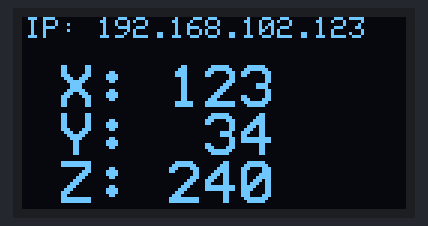
Bench run of a program on a simulated Raspberry Pi (BCM pin numbers). On the bench: 128×64 one-colour display. Library files of the repository ran but are not shown: ssd1306.py. At 3.1 s the program stops and its outputs stay as they are.

Above: at 0.1 s.

The program:

lcd.py
```python
import ssd1306
import time

lcd = ssd1306.SSD1306()

lcd.clear()
lcd.display(True)
#lcd.invert(False)

lcd.printat(0, 0, 'IP: 192.168.102.123')

lcd.print2at(2, 2, 'X: 123')
lcd.print2at(4, 2, 'Y:  34')
lcd.print2at(6, 2, 'Z: 240')

time.sleep(3)

lcd.close()
```
